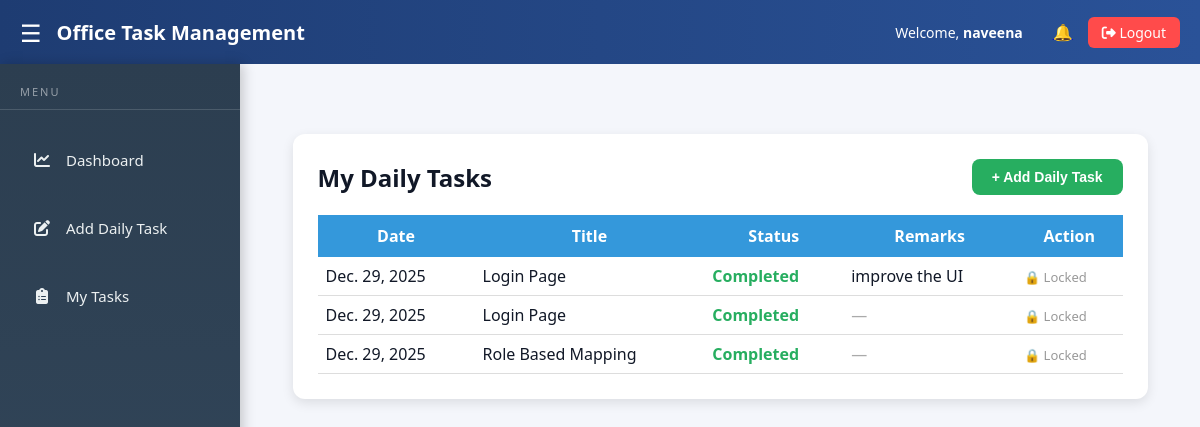
The app's page /daily-tasks/add/ (signed in), older data.
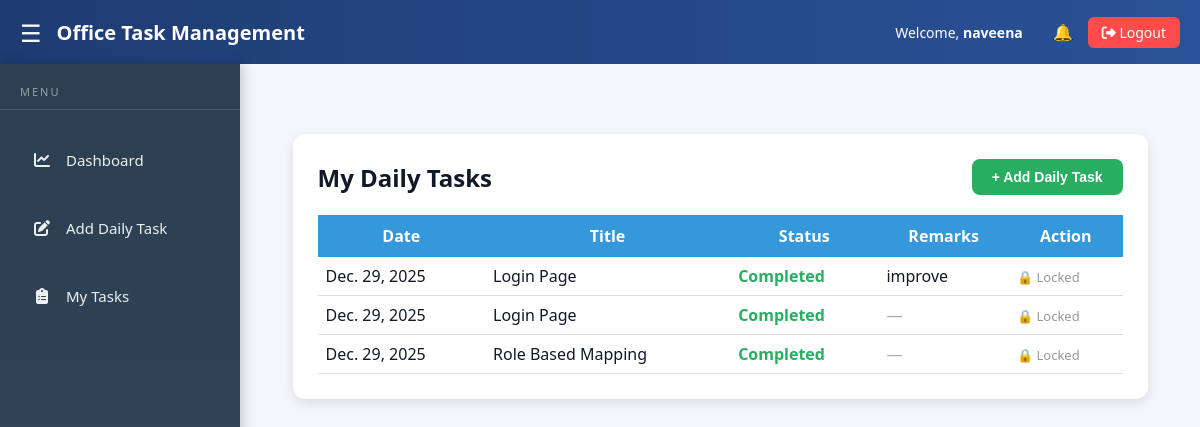
The same page, newer data.
### daily_tasks/models.py (models this page shows, shortened)
class DailyTask(models.Model):
    STATUS_CHOICES = [
        ('Pending', 'Pending'),
        ('In Progress', 'In Progress'),
        ('Completed', 'Completed'),
    ]
    user = models.ForeignKey(User, on_delete=models.CASCADE)
    task = models.ForeignKey('tasks.Task', on_delete=models.CASCADE, null=True, blank=True)
    title = models.CharField(max_length=200)
    description = models.TextField(blank=True)
    status = models.CharField(max_length=20, choices=STATUS_CHOICES)
    remarks = models.TextField(blank=True, null=True)
    date = models.DateField(auto_now_add=True)

### daily_tasks/views.py (the view, shortened to what this page needs)
# urls.py: path('add/', views.add_daily_task, name='add_daily_task'),
@login_required
def add_daily_task(request):
    tasks = DailyTask.objects.filter(user=request.user).order_by('-date')
    return render(request, 'daily_tasks/add_daily_task.html', {'tasks': tasks})

### accounts/context_processors.py (called while the page is built)
def user_role(request):
    if request.user.is_authenticated:
        if request.user.is_superuser:
            return {'role': 'ADMIN'}
        return {'role': request.user.userprofile.role.role_code}
    return {}

### daily_tasks/templates/daily_tasks/add_daily_task.html (shortened to what this page needs)
{% extends "base.html" %}
{% load static %}
{% block content %}
<div style="display:flex; justify-content:center; margin-top:40px;">
<div style="background:#fff; padding:25px; border-radius:12px;
            box-shadow:0 4px 12px rgba(0,0,0,0.1);
            width:95%; max-width:1100px;">
<div style="display:flex; justify-content:space-between; align-items:center;
            margin-bottom:20px; flex-wrap:wrap; gap:10px;">
    <h2 style="margin:0;">My Daily Tasks</h2>
    <button onclick="openModal()"
        style="background:#27ae60; color:white; padding:10px 20px;
               border:none; border-radius:8px; font-size:14px;
               font-weight:600; cursor:pointer;">
        + Add Daily Task
    </button>
</div>
{% if tasks %}
<table style="width:100%; border-collapse:collapse;">
<thead>
<tr style="background:#3498db; color:white;">
    <th style="padding:10px;">Date</th>
    <th style="padding:10px;">Title</th>
    <th style="padding:10px;">Status</th>
    <th style="padding:10px;">Remarks</th>
    <th style="padding:10px;">Action</th>
</tr>
</thead>
<tbody>
{% for task in tasks %}
<tr style="border-bottom:1px solid #ddd;">
    <td style="padding:8px;">{{ task.date }}</td>
    <td style="padding:8px;">{{ task.title }}</td>
    <td style="padding:8px; font-weight:600;
        {% if task.status == 'Pending' %}color:#e74c3c;
        {% elif task.status == 'In Progress' %}color:#f39c12;
        {% else %}color:#27ae60;
        {% endif %}
    ">
        {{ task.status }}
    </td>
    <td style="padding:8px;">
        {% if task.remarks %}
            {{ task.remarks }}
        {% else %}
            <span style="color:#aaa;">—</span>
        {% endif %}
    </td>
    <td style="padding:8px;">
        {% if task.status != "Completed" %}
        <form method="post"
              action="{% url 'update_daily_task_status' task.id %}"
              style="display:inline;">
            {% csrf_token %}
            <select name="status"
                style="padding:4px; font-size:13px;">
                <option value="Pending">Pending</option>
                <option value="In Progress">In Progress</option>
                <option value="Completed">Completed</option>
            </select>
            <button type="submit"
                style="background:#27ae60; color:white;
                       padding:4px 8px; border:none;
                       border-radius:4px; font-size:13px;">
                Update
            </button>
        </form>
        {% else %}
            <span style="color:#999; font-size:13px;">🔒 Locked</span>
        {% endif %}
    </td>
</tr>
{% endfor %}
</tbody>
</table>
{% else %}
<p style="text-align:center;">No tasks available</p>
{% endif %}
</div>
</div>
{% endblock %}

Row changes from the older to the newer data that the page shows:
changed DailyTask: remarks "improve the UI" → "improve"
